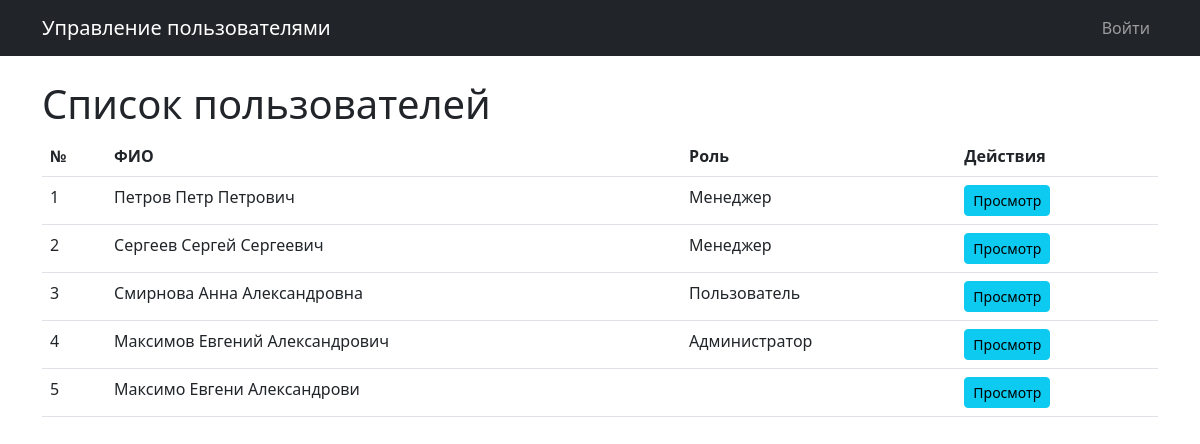
The page / on the database its author committed.
### app.py (models this page shows, shortened)
class User(UserMixin, db.Model):
    id = db.Column(db.Integer, primary_key=True)
    login = db.Column(db.String(50), unique=True, nullable=False)
    password_hash = db.Column(db.String(128), nullable=False)
    last_name = db.Column(db.String(50))
    first_name = db.Column(db.String(50), nullable=False)
    middle_name = db.Column(db.String(50))
    role_id = db.Column(db.Integer, db.ForeignKey('role.id'))
    created_at = db.Column(db.DateTime, default=datetime.utcnow)

class Role(db.Model):
    id = db.Column(db.Integer, primary_key=True)
    name = db.Column(db.String(50), nullable=False)
    description = db.Column(db.String(200))
    users = db.relationship('User', backref='role', lazy=True)

### app.py (the view)
@app.route('/')
def index():
    users = User.query.all()
    return render_template('index.html', users=users)

### templates/index.html (shortened to what this page needs)
{% extends "base.html" %}
{% block content %}
<h1>Список пользователей</h1>
<table class="table">
    <thead>
        <tr>
            <th>№</th>
            <th>ФИО</th>
            <th>Роль</th>
            <th>Действия</th>
        </tr>
    </thead>
    <tbody>
        {% for user in users %}
        <tr>
            <td>{{ loop.index }}</td>
            <td>{{ user.last_name or '' }} {{ user.first_name }} {{ user.middle_name or '' }}</td>
            <td>{{ user.role.name if user.role else '' }}</td>
            <td>
                <a href="{{ url_for('view_user', user_id=user.id) }}" class="btn btn-info btn-sm">Просмотр</a>
            </td>
        </tr>
        {% endfor %}
    </tbody>
</table>
{% endblock %}

### templates/base.html (shortened to what this page needs)
<!DOCTYPE html>
<html lang="ru">
<head>
    <link href="https://cdn.jsdelivr.net/npm/bootstrap@5.3.0/dist/css/bootstrap.min.css" rel="stylesheet">
</head>
<body>
    <nav class="navbar navbar-expand-lg navbar-dark bg-dark">
        <div class="container">
            <a class="navbar-brand" href="{{ url_for('index') }}">Управление пользователями</a>
            <div class="collapse navbar-collapse" id="navbarNav">
                <ul class="navbar-nav">
                    {% if current_user.is_authenticated %}
                    <li class="nav-item">
                        <a class="nav-link" href="{{ url_for('change_password') }}">Изменить пароль</a>
                    </li>
                    <li class="nav-item">
                        <a class="nav-link" href="{{ url_for('logout') }}">Выйти</a>
                    </li>
                    {% else %}
                    <li class="nav-item">
                        <a class="nav-link" href="{{ url_for('login') }}">Войти</a>
                    </li>
                    {% endif %}
                </ul>
            </div>
        </div>
    </nav>
    <div class="container mt-4">
        {% block content %}{% endblock %}
    </div>
</body>
</html>

### rows shown on the page
User: last_name "Петров", first_name "Петр", middle_name "Петрович", role "Менеджер"
User: last_name "Сергеев", first_name "Сергей", middle_name "Сергеевич", role "Менеджер"
User: last_name "Смирнова", first_name "Анна", middle_name "Александровна", role "Пользователь"
User: last_name "Максимов", first_name "Евгений", middle_name "Александрович", role "Администратор"
User: last_name "Максимо", first_name "Евгени", middle_name "Александрови"
